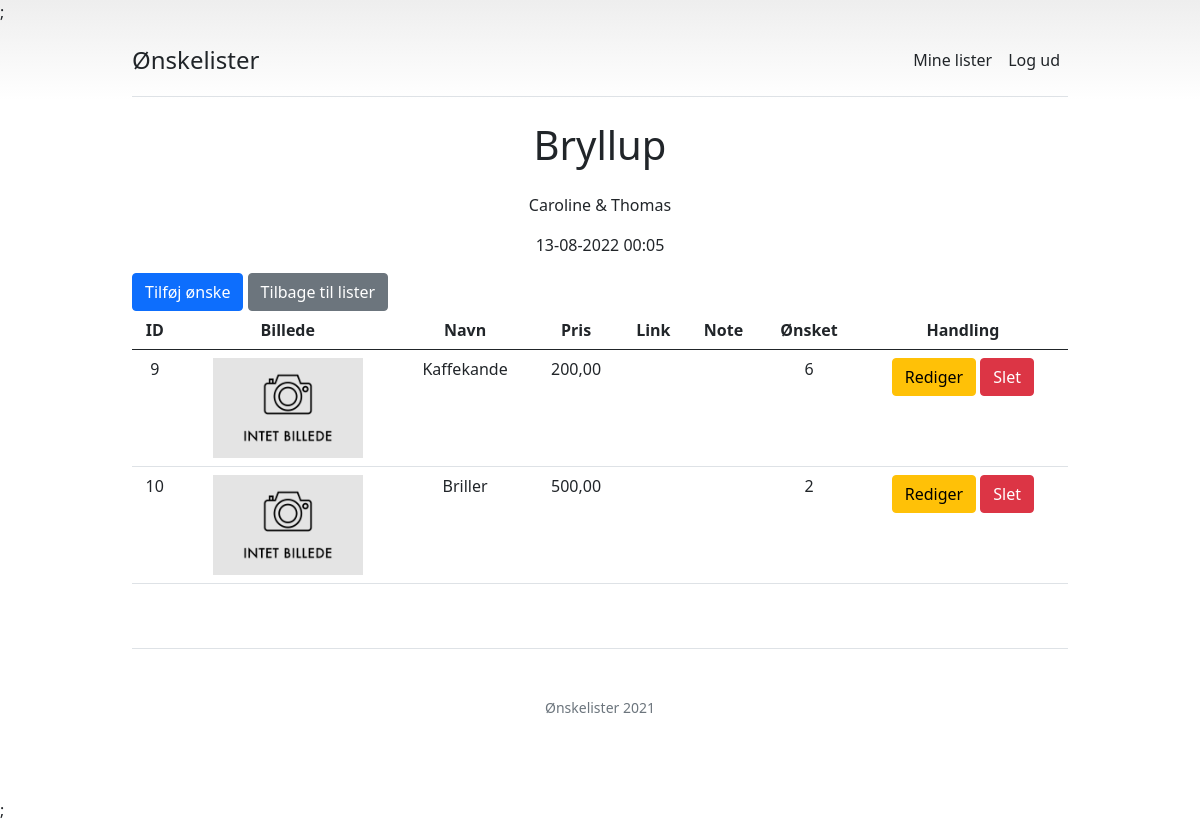
/gift/read?list=2 (signed in), run on the app's committed database.
### tables this page shows
CREATE TABLE `whish_lists` (
  `list_id` bigint(20) NOT NULL,
  `list_date` datetime DEFAULT NULL,
  `list_title` text DEFAULT NULL,
  `list_subtitle` text DEFAULT NULL,
  `list_link` varchar(255) DEFAULT NULL,
  `list_user` bigint(20) DEFAULT NULL,
  `list_code` varchar(255) NOT NULL,
  `list_active` tinyint(1) NOT NULL DEFAULT 1
);

CREATE TABLE `whish_gifts` (
  `gift_id` bigint(20) NOT NULL,
  `gift_image` varchar(255) DEFAULT NULL,
  `gift_name` varchar(255) DEFAULT NULL,
  `gift_qty` int(11) NOT NULL DEFAULT 1,
  `gift_reservations` int(11) NOT NULL DEFAULT 0,
  `gift_price` decimal(10,2) NOT NULL DEFAULT 0.00,
  `gift_note` varchar(255) DEFAULT NULL,
  `gift_link` varchar(255) DEFAULT NULL,
  `gift_list` bigint(20) NOT NULL
);

### app/includes/classes/simple.db.class.php (called while the page is built, shortened)
<?php
class SimpleDB
{
  public $isConn;
  public function __construct( $db_conn = array('host' => 'localhost', 'user' => 'root','pass' => '','database' => 'test', ) )
  {
    $host = isset($db_conn['host']) ? $db_conn['host'] : 'localhost' ;
    $user = isset($db_conn['user']) ? $db_conn['user'] : 'root' ;
    $pass = isset($db_conn['pass']) ? $db_conn['pass'] : '' ;
    $database = isset($db_conn['database']) ? $db_conn['database'] : die('no database set') ;
    $connection = mysqli_connect($host, $user, $pass,$database);
    if($connection)
    {
      $this->isConn = $connection;
    }
  }
  public function Select($SQLStatement)
  {
    $con =  $this->isConn;
    if ($con)
    {
      $q = $con->query($SQLStatement);
      $row = $q->num_rows;
      if($row <1)
      {
        $result = $row;
      }
      else if($row == 1)
      {
        $result = array($q->fetch_assoc());
      }
      else if( $row >1)
      {
        $d1 = array( $q->fetch_assoc());
        $d2= array();
        while ($row = $q->fetch_assoc())
        {
          $d2[] = $row;
        }
        $result = array_merge($d1 , $d2);
      }
      return $result;
      }
  }
  public function CleanDBData($Data)
  {
    $con =  $this->isConn;
    $str = mysqli_real_escape_string($con,$Data);
    return $str;
  }
}

### app/includes/config.php (called while the page is built, shortened)
<?php
require 'classes/simple.db.class.php';
$app['cookie_name'] = 'session';
$app['session_name'] = 'user';
$app['list_name'] = 'list';
$app['db'] = new SimpleDB(['host' => 'localhost', 'user' => 'root','pass' => '','database' => 'dev']);
$app['url'] = 'http://localhost/whishlist';
$app['asset'] = $app['url'] . '/public/assets';
$app['name'] = 'Ønskelister';
$app['title'] = 'Ønskelister - Ønskelister til alle begivenheder';

### gift/read.php (the view, shortened to what this page needs)
<?php include '../app/templates/header.php'; ?>
<?php include '../app/templates/app.php'; ?>
<?php
$list_id = $app['db']->CleanDBData($_GET['list']);
$list = $app['db']->Select('select * from whish_lists where list_id = ' . $list_id);
$gifts = $app['db']->Select('select * from whish_gifts where gift_list = ' . $list_id);
?>
</head>
<body>
<?php include '../app/templates/nav.php'; ?>
  <main>
  <h2 id="produkter" class="display-6 text-center mb-4"><?php echo $list[0]['list_title']; ?></h2>
    <p class="text-center"><?php echo $list[0]['list_subtitle']; ?></p>
    <p class="text-center"><?php echo date('d-m-Y H:i', strtotime($list[0]['list_date'])); ?></p>
    <a href="<?php echo $app['url'] ?>/gift/create?list=<?php echo $list[0]['list_id']; ?>"><button type="button" class=" btn btn-primary">Tilføj ønske</button></a>
    <a href="<?php echo $app['url'] ?>/list/read"><button type="button" class=" btn btn-secondary">Tilbage til lister</button></a>
    <?php if(!empty($gifts)): ?>
    <div class="table-responsive">
      <table class="table text-center">
        <thead>
          <tr>
            <th>ID</th>
            <th>Billede</th>
            <th>Navn</th>
            <th>Pris</th>
            <th>Link</th>
            <th>Note</th>
            <th>Ønsket</th>
            <th>Handling</th>
          </tr>
        </thead>
        <tbody>
          <?php foreach($gifts as $gift): ?>
            <tr>
              <td><?php echo $gift['gift_id']; ?></td>
              <?php if(!empty($gift['gift_image'])): ?>
              <td><img src="<?php echo $gift['gift_image']; ?>" width="150" height="100"></td>
              <?php else: ?>
                <td><img src="<?php echo $app['url']; ?>/public/img/no-image.png" width="150" height="100"></td>
              <?php endif; ?>
              <td><?php echo $gift['gift_name']; ?></td>
              <td><?php echo number_format($gift['gift_price'],2,',','.'); ?></td>
              <?php if(!empty($gift['gift_link'])): ?>
              <th><a target="_blank" href="<?php echo $gift['gift_link']; ?>">Link</a></th>
              <?php else: ?>
                <td></td>
              <?php endif; ?>
              <td><?php echo $gift['gift_note']; ?></td>
              <td><?php echo $gift['gift_qty']; ?></td>
              <td>
                <a href="<?php echo $app['url']; ?>/gift/update?id=<?php echo $gift['gift_id']; ?>&list=<?php echo $list_id; ?>" class="btn btn-warning">Rediger</a>
                <a onclick="return confirm('Er du sikker?');" href="<?php echo $app['url']; ?>/gift/delete?id=<?php echo $gift['gift_id']; ?>&list=<?php echo $list_id; ?>" class="btn btn-danger">Slet</a>
            </td>
            </tr>
          <?php endforeach; ?>
        </tbody>
      </table>
    </div>
 <?php endif; ?>
  </main>
  <?php include '../app/templates/footer.php'; ?>

### public/css/app.css (style rules this page uses)
body { background-image: linear-gradient(180deg, #eee, #fff 100px, #fff); }
html { scroll-behavior: smooth; }

### data on the page
whish_lists: list_title "Bryllup", list_subtitle "Caroline & Thomas", list_date "13-08-2022 00:05"
whish_gifts: gift_id "9", gift_name "Kaffekande", gift_price "200,00", gift_qty "6"
whish_gifts: gift_id "10", gift_name "Briller", gift_price "500,00", gift_qty "2"

### other printed values
$app[$key] "Ønskelister"
$app['name'] "Ønskelister"
